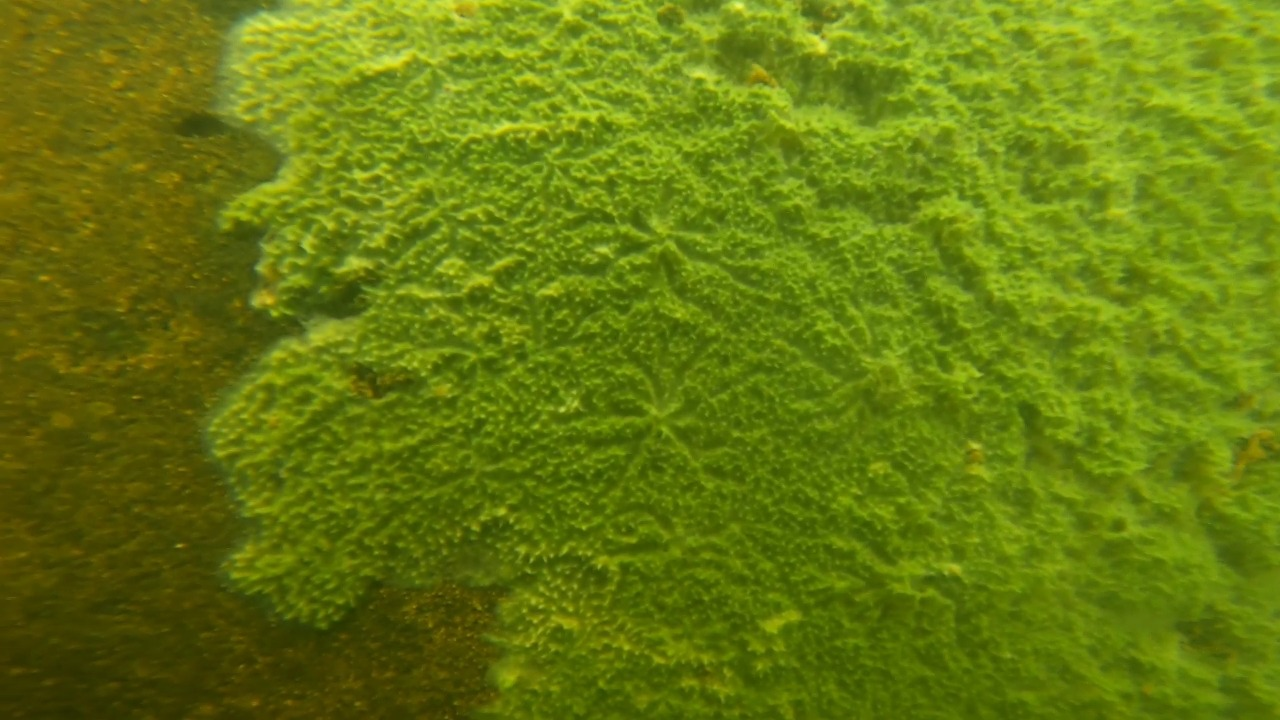
#> input picture RGHS-20240401T051346Z-001/RGHS/InputImages/1.jpeg, 1280 x 720 px; its folder holds only this picture in this run
$ python main.py
#> lines starting #> are read from the running program, lines starting #| are printed output that depends on the picture
### RGHS-20240401T051346Z-001/RGHS/global_stretching_RGB.py
import numpy as np


def stretching(img):
    height = len(img)
    width = len(img[0])
    for k in range(0, 3):
        Max_channel  = np.max(img[:,:,k])
        Min_channel  = np.min(img[:,:,k])
        for i in range(height):
            for j in range(width):
                img[i,j,k] = (img[i,j,k] - Min_channel) * (255 - 0) / (Max_channel - Min_channel)+ 0
    return img

### RGHS-20240401T051346Z-001/RGHS/LabStretching.py
import cv2
from skimage.color import rgb2hsv,hsv2rgb
import numpy as np
from skimage.color import rgb2lab, lab2rgb

from global_StretchingL import global_stretching
from global_stretching_ab import global_Stretching_ab


def  LABStretching(sceneRadiance):


    sceneRadiance = np.clip(sceneRadiance, 0, 255)
    sceneRadiance = np.uint8(sceneRadiance)
    height = len(sceneRadiance)
    width = len(sceneRadiance[0])
    img_lab = rgb2lab(sceneRadiance)
    L, a, b = cv2.split(img_lab)

    img_L_stretching = global_stretching(L, height, width)
    img_a_stretching = global_Stretching_ab(a, height, width)
    img_b_stretching = global_Stretching_ab(b, height, width)

    labArray = np.zeros((height, width, 3), 'float64')
    labArray[:, :, 0] = img_L_stretching
    labArray[:, :, 1] = img_a_stretching
    labArray[:, :, 2] = img_b_stretching
    img_rgb = lab2rgb(labArray) * 255


    return img_rgb

### RGHS-20240401T051346Z-001/RGHS/global_StretchingL.py
import numpy as np

def global_stretching(img_L,height, width):
    length = height * width
    R_rray = (np.copy(img_L)).flatten()
    R_rray.sort()
    print('R_rray',R_rray)
    I_min = int(R_rray[int(length / 100)])
    I_max = int(R_rray[-int(length / 100)])
    print('I_min',I_min)
    print('I_max',I_max)
    array_Global_histogram_stretching_L = np.zeros((height, width))
    for i in range(0, height):
        for j in range(0, width):
            if img_L[i][j] < I_min:
                p_out = img_L[i][j]
                array_Global_histogram_stretching_L[i][j] = 0
            elif (img_L[i][j] > I_max):
                p_out = img_L[i][j]
                array_Global_histogram_stretching_L[i][j] = 100
            else:
                p_out = int((img_L[i][j] - I_min) * ((100) / (I_max - I_min)))
                array_Global_histogram_stretching_L[i][j] = p_out
    return (array_Global_histogram_stretching_L)

### RGHS-20240401T051346Z-001/RGHS/global_stretching_ab.py
import numpy as np
import math
e = math.e

def global_Stretching_ab(a,height, width):
    array_Global_histogram_stretching_L = np.zeros((height, width), 'float64')
    for i in range(0, height):
        for j in range(0, width):
                p_out = a[i][j] * (1.3 ** (1 - math.fabs(a[i][j] / 128)))
                array_Global_histogram_stretching_L[i][j] = p_out
    return (array_Global_histogram_stretching_L)

### RGHS-20240401T051346Z-001/RGHS/main.py
# encoding=utf-8
import os
import numpy as np
import cv2
import natsort
import pickle

from LabStretching import LABStretching
from color_equalisation import RGB_equalisation
from global_stretching_RGB import stretching
from relativeglobalhistogramstretching import RelativeGHstretching

np.seterr(over='ignore')
if __name__ == '__main__':
    pass


# folder = "C:/Users/Administrator/Desktop/UnderwaterImageEnhancement/NonPhysical/RGHS"
path =  ".\InputImages"
files = os.listdir(path)
files =  natsort.natsorted(files)

for i in range(len(files)):
    file = files[i]
    filepath = path + "/" + file
    prefix = file.split('.')[0]
    if os.path.isfile(filepath):
        print('********    file   ********',file)
        #img = cv2.imread('/InputImages/' + file)
        #img = cv2.imread('InputImages/' + file)
        #path = np.unicode(path, 'utf-8')
        img = cv2.imread('InputImages/' + file)
#> img is the input picture: shape (720, 1280, 3); mean B, G, R 12.9, 122.5, 101.4
        #img = cv2.imread(np.unicode('InputImages/' + file, 'utf-8'))

        #print('img',img)

        height = len(img)
#> height = 720
        width = len(img[0])
#> width = 1280
        #sceneRadiance = RGB_equalisation(img)


        sceneRadiance = img
        #sceneRadiance = RelativeGHstretching(sceneRadiance, height, width)

        sceneRadiance = stretching(sceneRadiance)
#> in stretching, `height = len(img)`: height = 720
#> in stretching, `width = len(img[0])`: width = 1280
#> the loop in stretching, `for k in range(0, 3):` made 3 passes
#> (Max_channel, Min_channel) on passes 1 to 3: (113, 0), (246, 42), (232, 38)
#> after the loop in stretching, `for k in range(0, 3):`:
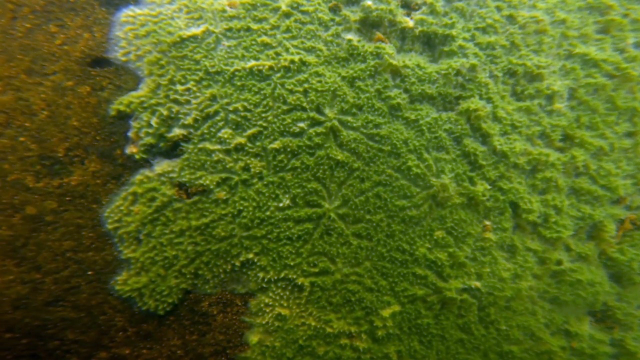
#> img: shape (720, 1280, 3) (shown at 1/2 size); mean B, G, R 28.8, 100.3, 82.8


        sceneRadiance = LABStretching(sceneRadiance)
#> in LABStretching, `height = len(sceneRadiance)`: height = 720
#> in LABStretching, `width = len(sceneRadiance[0])`: width = 1280
#> in LABStretching, `L, a, b = cv2.split(img_lab)`:
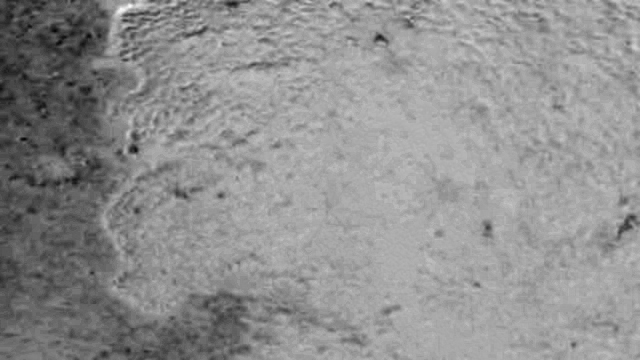
#> b: shape (720, 1280) float64 (shown at 1/2 size); min -31.67, max 30.56, mean 3.6; drawn with min black and max white
#> in global_stretching, `length = height * width`: length = 921600
#> (printed output is left out)
#> in global_stretching, `I_min = int(R_rray[int(length / 100)])`: I_min = 4
#> in global_stretching, `I_max = int(R_rray[-int(length / 100)])`: I_max = 72
#| I_min 4
#| I_max 72
#> after the loop in global_stretching, `for i in range(0, height):`:
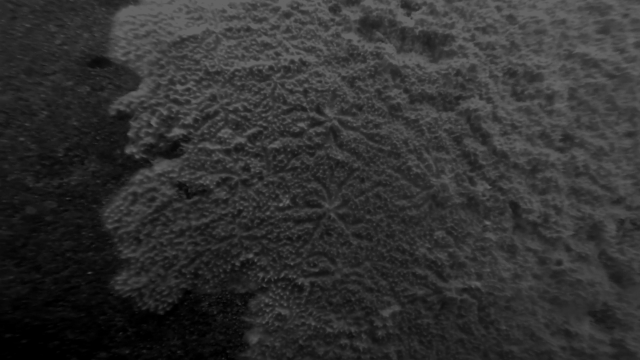
#> array_Global_histogram_stretching_L: shape (720, 1280) float64 (shown at 1/2 size); min 0, max 100, mean 48.8

        cv2.imwrite('.\\OutputImages\\' + prefix + '_RGHS.jpg', sceneRadiance)
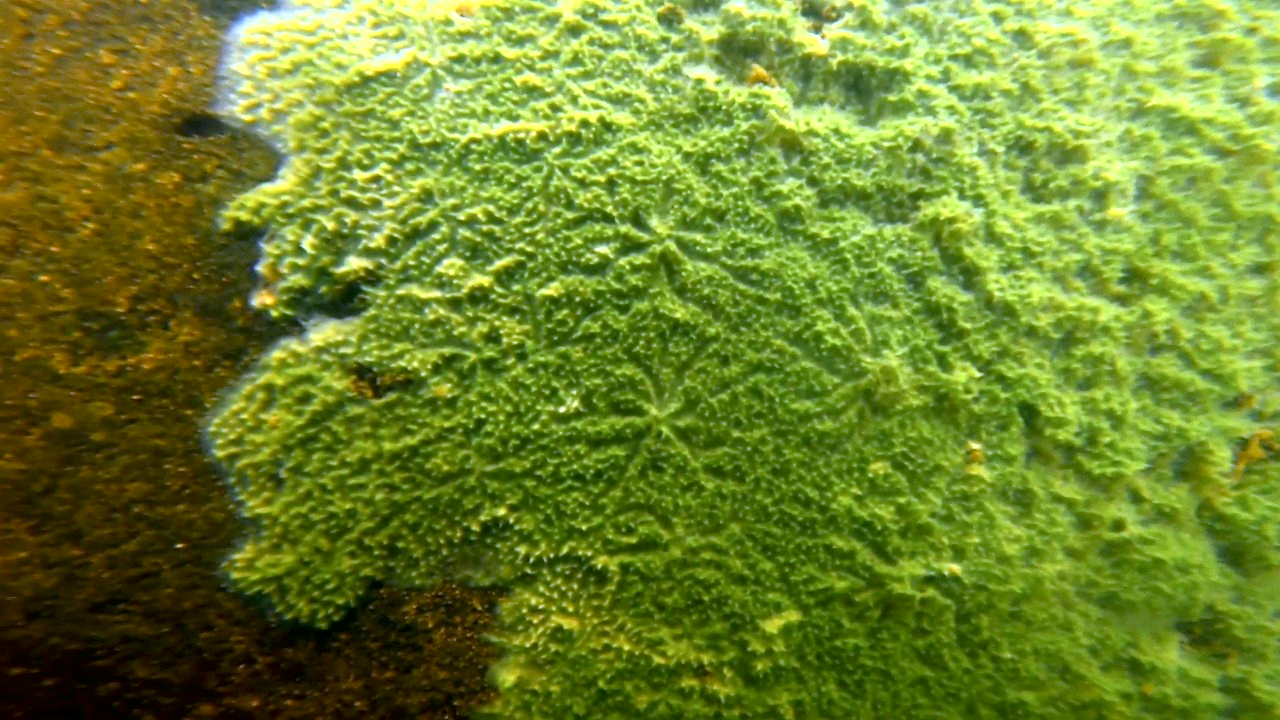
#> saved as 1_RGHS.jpg: shape (720, 1280, 3); mean B, G, R 41.9, 131.6, 109

$ run again, on RGHS-20240401T051346Z-001/RGHS/InputImages/13.jpeg
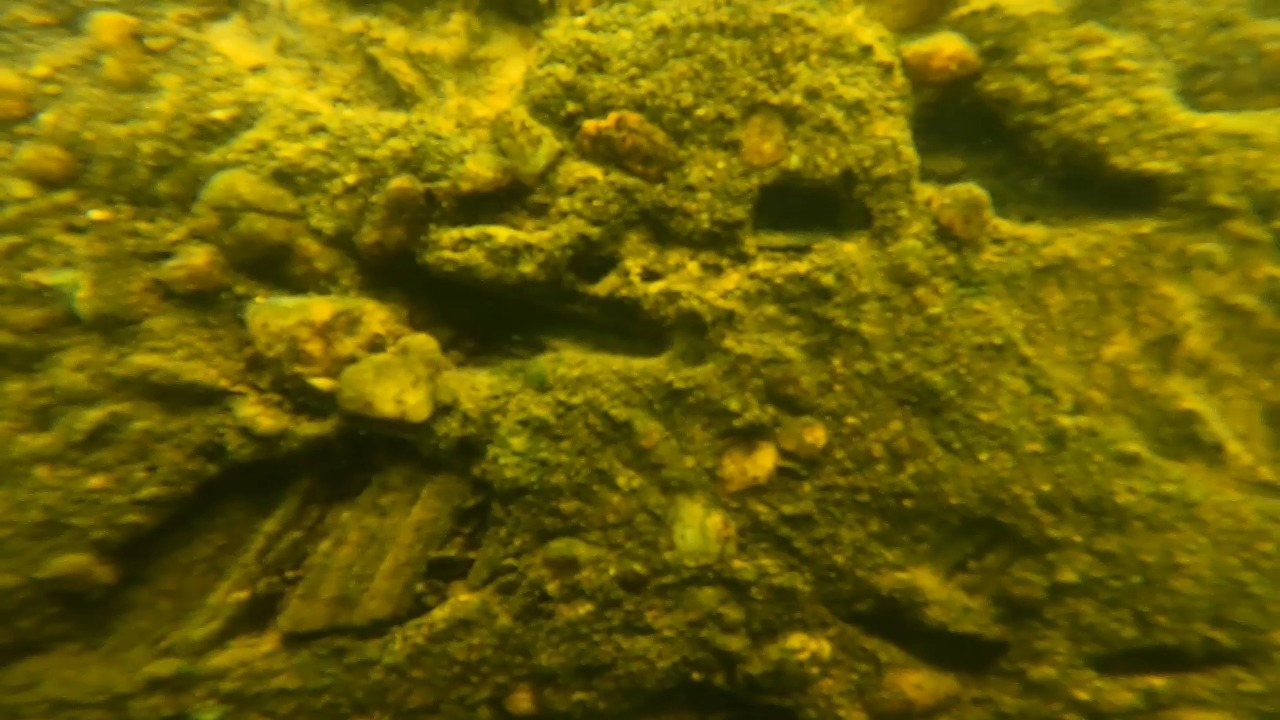
#> input picture RGHS-20240401T051346Z-001/RGHS/InputImages/13.jpeg, 1280 x 720 px
#> img is the input picture: shape (720, 1280, 3); mean B, G, R 3.7, 96.5, 107.6
#> `height = len(img)`: height = 720
#> `width = len(img[0])`: width = 1280
#> in stretching, `height = len(img)`: height = 720
#> in stretching, `width = len(img[0])`: width = 1280
#> the loop in stretching, `for k in range(0, 3):` made 3 passes
#> (Max_channel, Min_channel) on passes 1 to 3: (76, 0), (229, 20), (255, 17)
#> in LABStretching, `height = len(sceneRadiance)`: height = 720
#> in LABStretching, `width = len(sceneRadiance[0])`: width = 1280
#> img_lab: shape (720, 1280, 3) float64; mean of channels 0, 1, 2 34.8, -19.7, -8.4
#> in LABStretching, `L, a, b = cv2.split(img_lab)`:
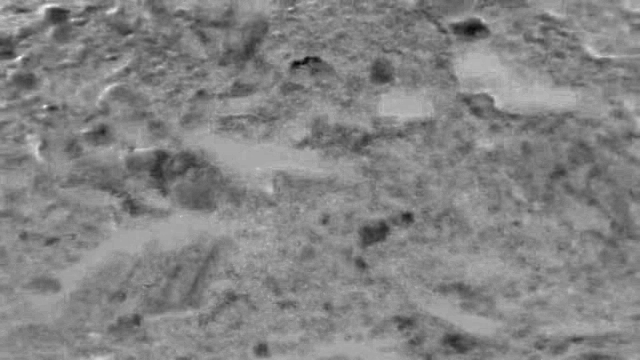
#> b: shape (720, 1280) float64 (shown at 1/2 size); min -40.05, max 21.16, mean -8.4; drawn with min black and max white
#> length = 921600
#> (printed output is left out)
#> I_min = 2
#> I_max = 78
#| I_min 2
#| I_max 78
#> `cv2.imwrite('.\\OutputImages\\' + prefix + '_RGHS.jpg', sceneRadiance)`:
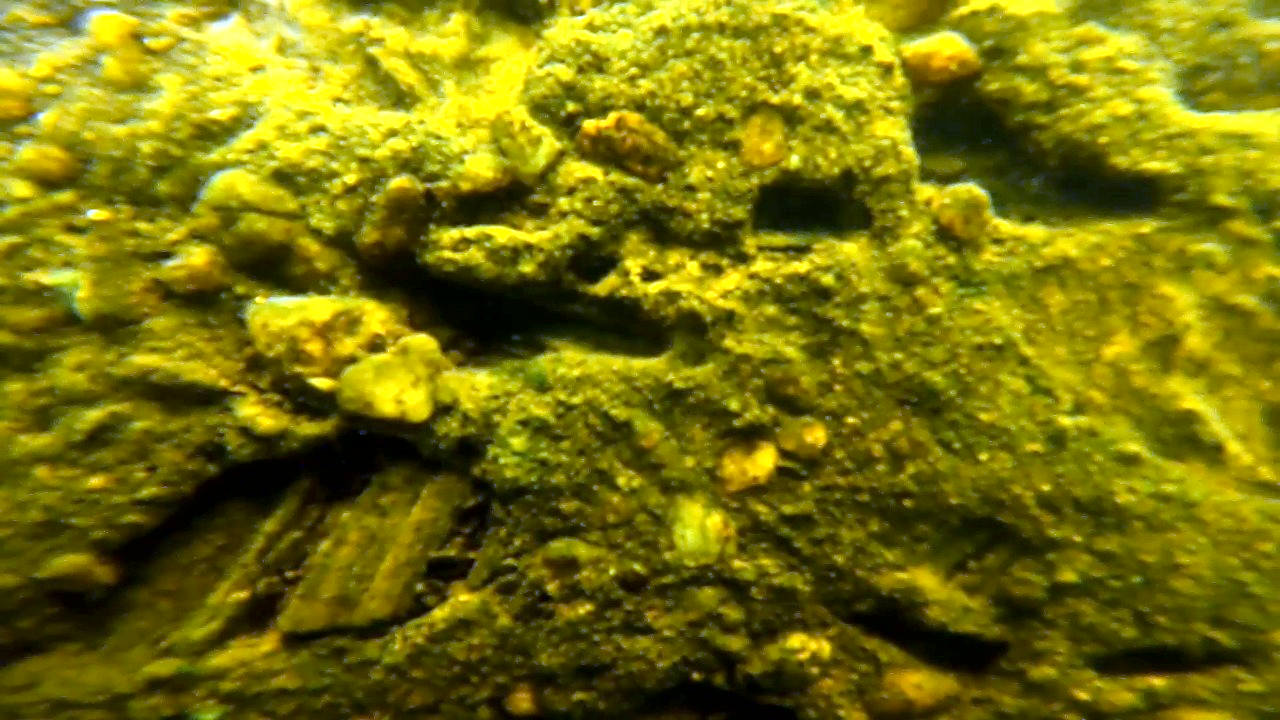
#> saved as 13_RGHS.jpg: shape (720, 1280, 3); mean B, G, R 9.9, 114.8, 119.8

$ run again, on RGHS-20240401T051346Z-001/RGHS/InputImages/14.jpeg
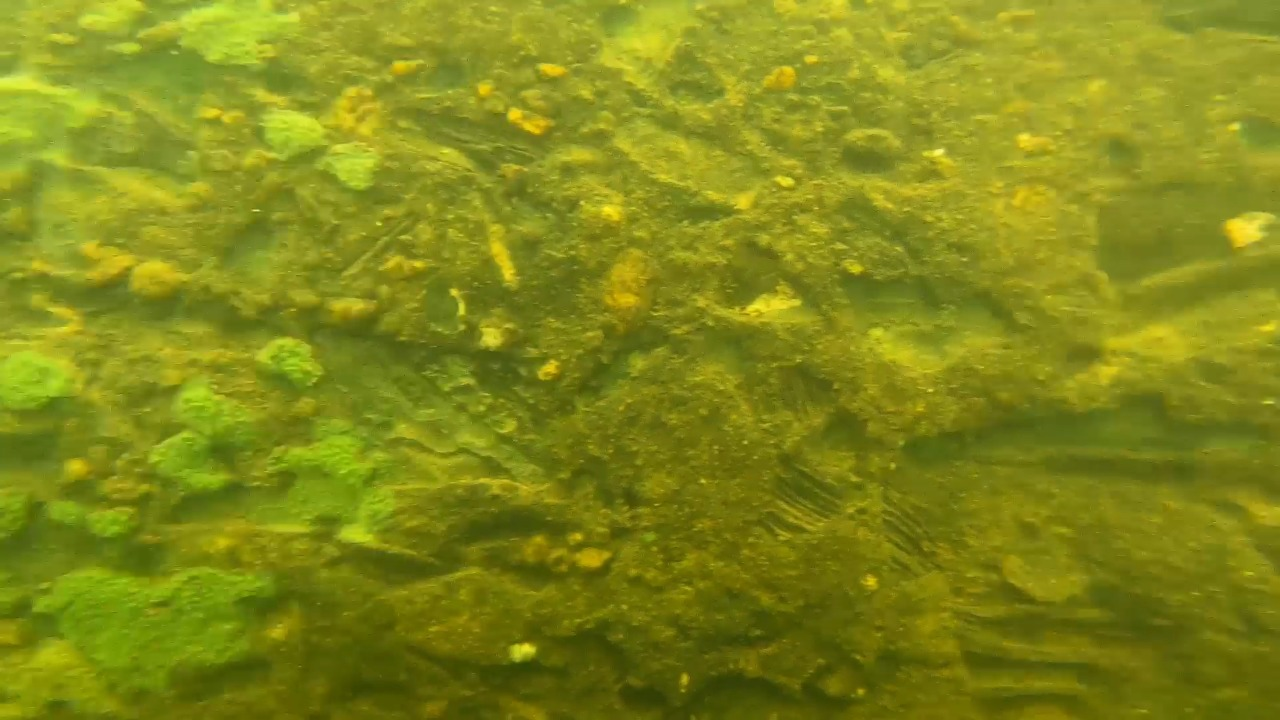
#> input picture RGHS-20240401T051346Z-001/RGHS/InputImages/14.jpeg, 1280 x 720 px
#> img is the input picture: shape (720, 1280, 3); mean B, G, R 23, 137, 130.4
#> `height = len(img)`: height = 720
#> `width = len(img[0])`: width = 1280
#> in stretching, `height = len(img)`: height = 720
#> in stretching, `width = len(img[0])`: width = 1280
#> the loop in stretching, `for k in range(0, 3):` made 3 passes
#> (Max_channel, Min_channel) on passes 1 to 3: (128, 0), (248, 60), (255, 48)
#> after the loop in stretching, `for k in range(0, 3):`:
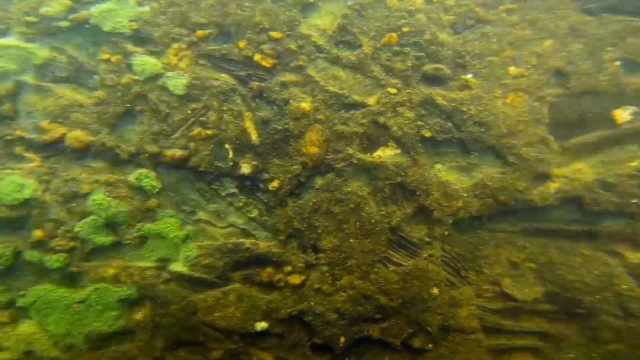
#> img: shape (720, 1280, 3) (shown at 1/2 size); mean B, G, R 44.9, 103.9, 101
#> in LABStretching, `height = len(sceneRadiance)`: height = 720
#> in LABStretching, `width = len(sceneRadiance[0])`: width = 1280
#> img_lab: shape (720, 1280, 3) float64; mean of channels 0, 1, 2 39.8, -18.7, -4
#> length = 921600
#> (printed output is left out)
#> I_min = 6
#> I_max = 74
#| I_min 6
#| I_max 74
#> `cv2.imwrite('.\\OutputImages\\' + prefix + '_RGHS.jpg', sceneRadiance)`:
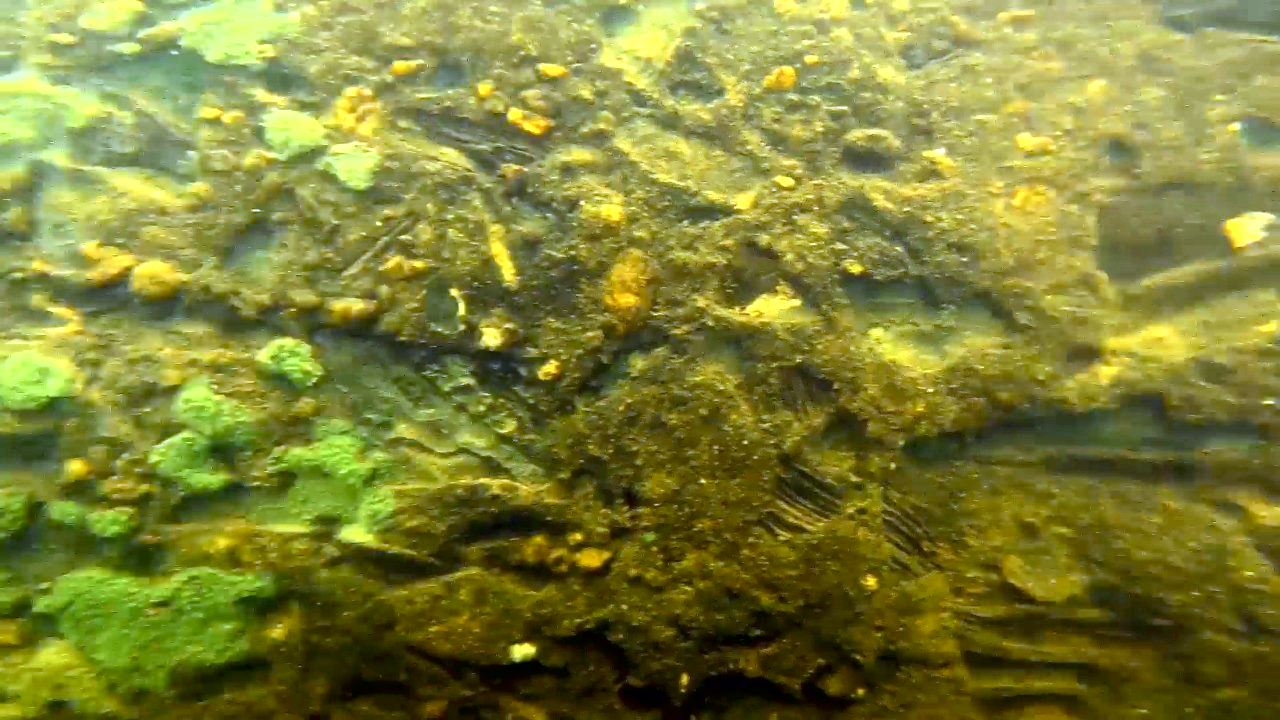
#> saved as 14_RGHS.jpg: shape (720, 1280, 3); mean B, G, R 53.1, 130.3, 126.9
